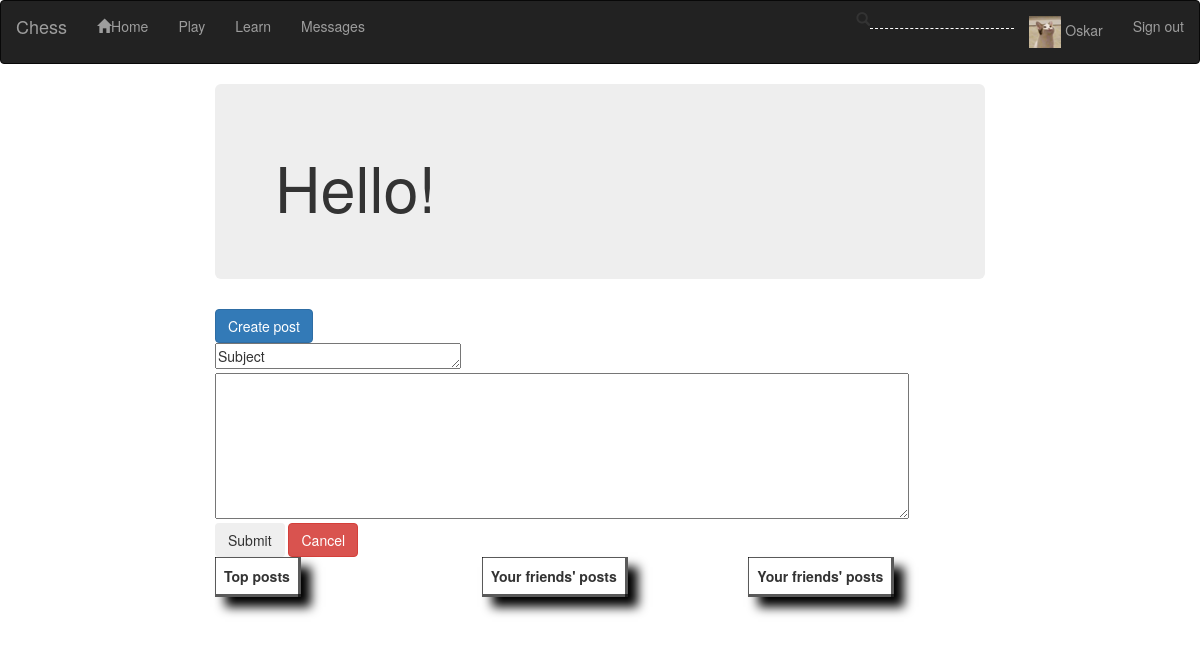
Page /blog (signed in) on the earlier database version.
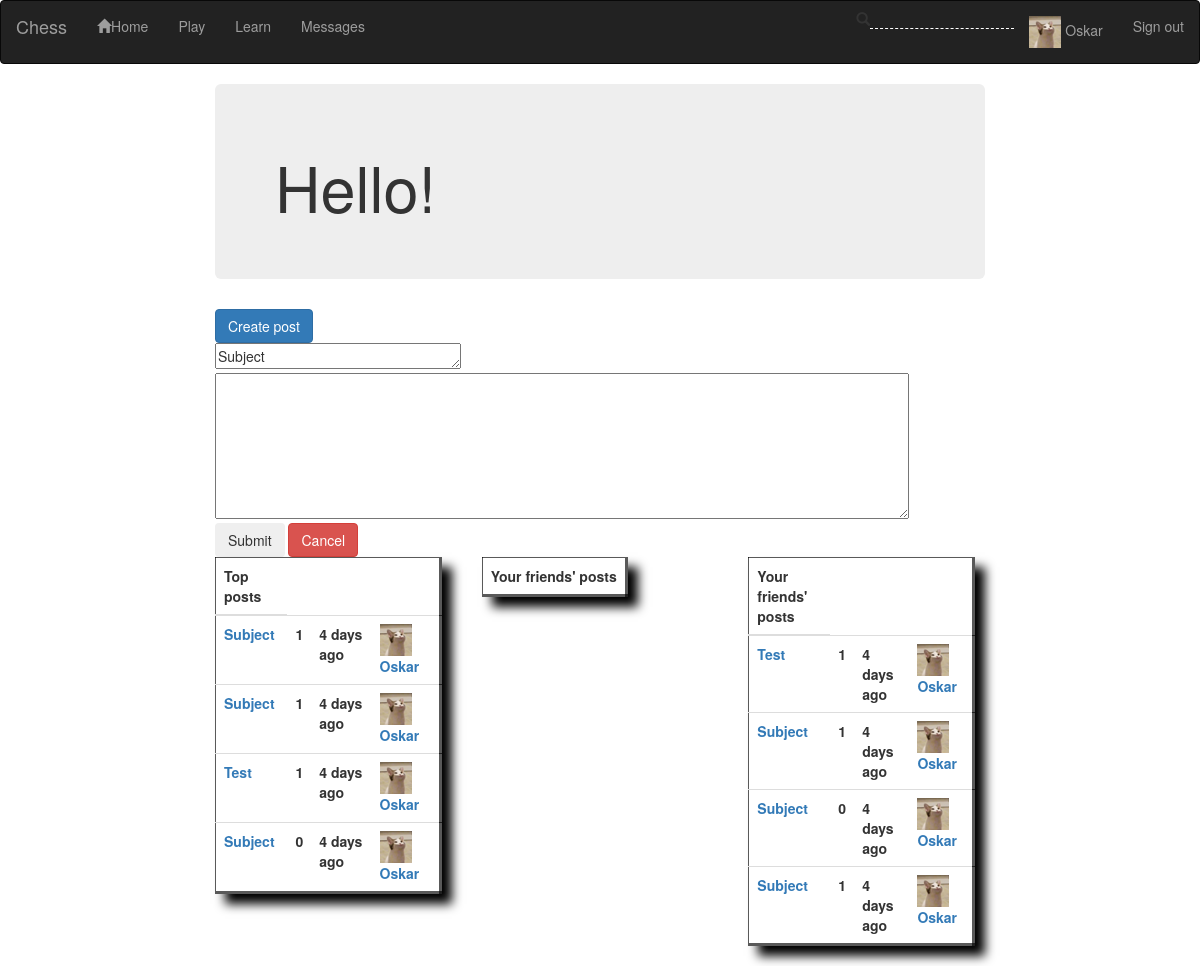
Same page on the later database version.
### chess/models.py (models this page shows, shortened)
class ITimeStampedModel(db.Model):
    __abstract__ = True
    timestamp_creation = db.Column(db.DateTime(128), default=datetime.utcnow)
    def get_human_creation_delta(self):
        return round_datetime(self.get_timedelta_creation())
    def get_timedelta_creation(self):
        return datetime.utcnow() - self.timestamp_creation

class User(UserMixin, ITimeStampedModel):
    id = db.Column(db.Integer, primary_key=True)
    username = db.Column(db.String(64), index=True, unique=True)
    email = db.Column(db.String(128), index=True, unique=True)
    password_hash = db.Column(db.String(128))
    has_avatar = db.Column(db.Boolean, default=False)
    posts = db.relationship('BlogPost', backref='author', lazy='dynamic')
    recoverytries = db.relationship('RecoveryTry')
    last_active = db.Column(db.DateTime(128), default=datetime.utcnow)
    is_confirmed = db.Column(db.Boolean, default=False)
    elo = db.Column(db.Integer, default=400)
    friends = db.relationship('User', secondary=friends_table,
        primaryjoin=(friends_table.c.user1_id == id),
        secondaryjoin=(friends_table.c.user2_id == id),
        backref=db.backref('friends_table', lazy='dynamic'), lazy='dynamic')
    liked = db.relationship("BlogPost",
                    secondary=liked_table,
                    lazy='dynamic',
                    backref=db.backref('liked_by', lazy='dynamic'))
    mm_request = db.relationship("MatchmakerRequest", back_populates="user", uselist=False)
    theme = db.Column(db.String(32), default='Classic')
    name = db.Column(db.String(64))
    private = db.Column(db.Boolean)
    country = db.Column(db.String(8))
    ratings = db.relationship("EloUserRating", back_populates="user")

class BlogPost(ITimeStampedModel):
    id = db.Column(db.Integer, primary_key=True)
    subject = db.Column(db.String(32))
    content = db.Column(db.String(4096))
    user_id = db.Column(db.Integer, db.ForeignKey('user.id'))
    upvotes = db.Column(db.Integer, default=0)
    comments = db.relationship('BlogPostComment', backref='article', lazy=True)
    def get_author_username(self):
        return User.query.filter_by(id=self.user_id).first().username

### chess/routes.py (the view)
@app.route('/blog')
@login_required
def blog():
    friends_posts=list()
    top_posts = BlogPost.query.order_by(BlogPost.upvotes.desc()).limit(5).all()
    latest_posts = BlogPost.query.order_by(BlogPost.timestamp_creation.desc()).limit(5).all()
    for friend in current_user.friends:
        for post in BlogPost.query.filter_by(user_id=friend.id).all():
            friends_posts.append(post)
    posts='test'
    return render_template('blog.html', posts=posts,friends_posts=friends_posts, top_posts=top_posts, latest_posts=latest_posts, title='Blog')

### chess/models.py (called while the page is built)
@login.user_loader
def load_user(id):
    return User.query.get(int(id))

### chess/utils.py (called while the page is built)
def round_datetime(td:timedelta) -> str:
    if td.days != 0: return f'{td.days} day{is_plural(td.days)} ago'
    elif td.seconds >= 60:
        d,r = divmod(td.seconds,60)
        if d < 60: return f'{d} minute{is_plural(d)} ago'
        d,r = divmod(td.seconds,60*60)
        if d < 24: return f'{d} hour{is_plural(d)} ago'
        print('xd')
    return 'now'

def is_plural(value:int)->str:
    if value > 1: return 's'
    return ''

### chess/templates/blog.html (shortened to what this page needs)
{% extends 'main.html' %}
{%block sitecontent%}
    <div class='jumbotron'>
        <h1>Hello!</h1>
    </div>
    <input id='btn-post-creation' type='button' onclick='post_creation()' value='Create post' class='btn btn-primary'>
        <div id='post_creation'>
            <textarea id='post-subject' rows='1' cols='30'>Subject</textarea>
            <textarea id='post-content' rows='7' cols='90'>
            </textarea>
            <br>
            <input type='submit' class='btn btn-submit' onclick='send_post()'/>
            <input type='button' onclick='cancel_post_creation()' value='Cancel' class='btn btn-danger'>
        </div>
        <div id='posts' class='row'>
            <div class='post-list col-md-4' id='top-posts'>
                    <table class='table inline-table'>
                    <thead><tr><th>Top posts</th></tr></thead>
                    <tbody>
                    {%for post in top_posts%}
                        {%include 'blog/blog_table_row.html'%}
                    {%endfor%}
                    </tbody>
                </table>
            </div >
            <div class='post-list col-md-4' id='friends-posts'>
                <table class='table inline-table'>
                    <thead><tr><th>Your friends' posts</th></tr></thead>
                    {%for post in friends_posts%}
                    {%set imgfile = "/img/avatar/{}_mini.png".format(post.user_id)%}
                    {%endfor%}
                </table>
            </div>
            <div class='post-list col-md-4' id='latests-posts'>
                <table class='table inline-table'>
                    <thead><tr><th>Your friends' posts</th></tr></thead>
                    <tbody>
                    {%for post in latest_posts%}
                    {%set imgfile = "/img/avatar/{}_mini.png".format(post.user_id)%}
                        {%include '/blog/blog_table_row.html'%}
                    {%endfor%}
                    </tbody>
                </table>
            </div>
        </div>
{%endblock%}

### chess/templates/main.html (shortened to what this page needs)
{%extends 'bootstrap/base.html'%}
{%block styles%}
    {{super()}}
    <link rel='stylesheet' type='text/css' href="{{ url_for('static',filename='styles/styles.css') }}">
{%endblock%}
{%block navbar%} <nav class='navbar navbar-inverse'>
        <div class="container-fluid">
            <div class="navbar-header">
                <a class="navbar-brand" href="{{url_for('index')}}">Chess</a>
            </div>
            <ul class='nav navbar-nav'>
                <li><a href="{{url_for('index')}}"><span class="glyphicon glyphicon-home"></span>Home</a></li>
                <li><a href="{{url_for('play')}}">Play</a></li>
                <li><a href="{{url_for('blog')}}">Learn</a></li>
                <li id='nav-messages'>
                <a href="{{url_for('messages')}}">Messages</a></li>
            </ul>
            <ul class='nav navbar-nav navbar-right'>
                <li><span class="glyphicon glyphicon-search"><input id='navbar-search' type='text' oninput='search_user(this)' onclick='search_user(this)'></li>
                {%if current_user.is_anonymous%}
                    <li><a href="{{url_for('login')}}">Login</a></li>
                    <li><a href="{{url_for('create_account')}}">Register</a>
                    </li>
                {%else%}
                    <li>
                    <a href="{{url_for('user', username=current_user.username)}}">
                    {%if current_user.has_avatar%}
                        {%set imgfile = "/img/avatar/{}_mini.png".format(current_user.id)%}
                        <img src="{{url_for('static', filename=imgfile)}}">
                    {%endif%}{{current_user.username}}</a>
                    </li>
                    <li><a href="{{url_for('logout')}}">Sign out</a></li>
                {%endif%}
            </ul>
        </div>
    </nav>
{%endblock%}
{%block content%}
    <div class='container-fluid'>
        <div class='row'>
            <div id='left-side-bar' class='col-md-2'>{%block leftside%}{%endblock%}</div>
            <div id='site-content' class='col-md-8'>{%block sitecontent%}{%endblock%}</div>
            <div id='right-side-bar' class='col-md-2'>{%block rightside%}{%endblock%}</div>
        </div>
    </div>
{%endblock%}

### chess/templates/blog/blog_table_row.html (shortened to what this page needs)
                    {%set imgfile = "/img/avatar/{}_mini.png".format(post.user_id)%}
                        <tr>
                            <th>
                            {%set id=post.id%}
                                <a href="{{url_for('see_post', postid=id)}}">{{post.subject}}</a>
                            </th>
                            <th>
                                {{post.upvotes}}
                            </th>
                            <th>
                                {{post.get_human_creation_delta()}}
                            </th>
                            <th>
                            <a href="{{url_for('index')}}">
                                <img src="{{url_for('static', filename=imgfile)}}">
                                {{post.get_author_username()}}</a></th>
                        </tr>

### chess/static/styles/styles.css (style rules this page uses)
#navbar-search { background-color: transparent; border: none; border-bottom: 1px dashed white; transition: all 1s linear; margin-top: 5%; }
.inline-table { display: inline-table; margin-right: 10px; border: 1px rgba(0, 0, 0, 0.651) solid; border-right: 3px rgba(0, 0, 0, 0.651) solid; border-bottom: 3px rgba(0, 0, 0, 0.651) solid; box-shadow: 10px 10px 10px black; transition: all 1s linear; width: auto; }
.post-list { display: inline; }

Differences in the rows shown:
added BlogPost: subject "Subject", upvotes "1", get_human_creation_delta "4 days ago", get_author_username "Oskar"
added BlogPost: subject "Subject", upvotes "1", get_human_creation_delta "4 days ago", get_author_username "Oskar"
added BlogPost: subject "Test", upvotes "1", get_human_creation_delta "4 days ago", get_author_username "Oskar"
added BlogPost: subject "Subject", upvotes "0", get_human_creation_delta "4 days ago", get_author_username "Oskar"
